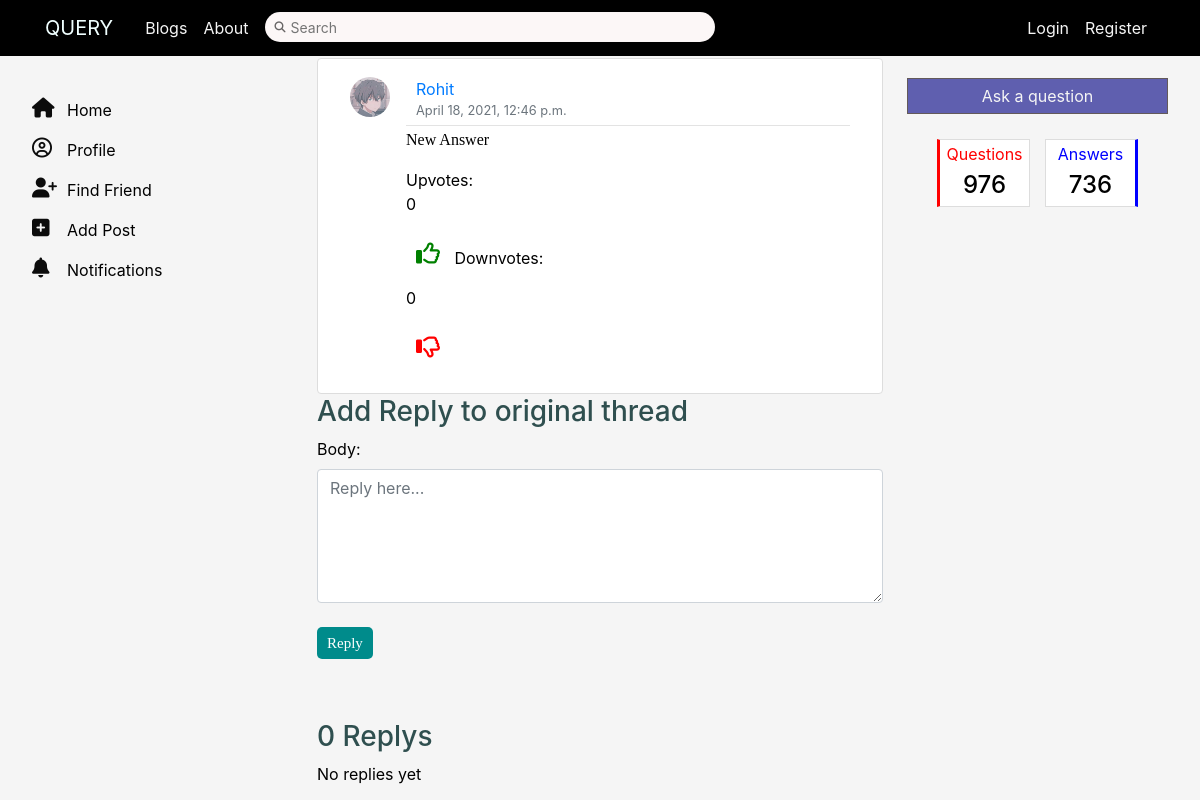
/Query/answer/2/, run on the app's committed database.
### quesans/models.py (models this page shows, shortened)
class Answer(models.Model):
    user = models.ForeignKey(User, on_delete=models.CASCADE)
    question = models.ForeignKey(Question, on_delete=models.CASCADE)
    answer_text = models.TextField()
    date = models.DateTimeField(auto_now=True)
    is_anonymous = models.BooleanField(default=False)
    upvote = models.ManyToManyField(User,related_name = 'upvote')
    downvote = models.ManyToManyField(User,related_name = 'downvote')
    image = models.ImageField(null=True,blank=True,upload_to ='ans_images/')

### users/models.py (models this page shows, shortened)
class Profile(models.Model):
    user = models.OneToOneField(User, on_delete=models.CASCADE)
    image = models.ImageField(default='default.jpg', upload_to='profile_pics')
    bio = models.TextField(default="No Bio")
    city = models.CharField(default="Jaipur", max_length=100)
    state = models.CharField(default="Rajasthan", max_length=100)
    programme = models.CharField(default='B.Tech', max_length=15)
    branch = models.CharField(default='CSE', max_length=15)
    face = models.ImageField(blank=True, upload_to='faces')
    face_encode = encrypt(models.TextField(blank=True))
    two_factor = models.BooleanField(default=False)
    following = models.ManyToManyField(
        User, related_name='following')
    follow_request = models.ManyToManyField(
        User, related_name='requests')

### quesans/views.py (the view)
# urls.py: path('answer/<int:pk>/',views.AnswerDetail,name='ans-detail'),
def AnswerDetail(request, pk):
    answer = get_object_or_404(Answer, id=pk)
    replies = answer.replies.filter(active=True)
    new_reply = None
    if request.method == 'POST':
        reply_form = forms.PostReply(data=request.POST)
        if reply_form.is_valid():
            new_reply = reply_form.save(commit=False)
            new_reply.answer = answer
            new_reply.user = request.user
            new_reply.save()
            return HttpResponseRedirect(reverse('quesans:ans-detail', args=[str(pk)])+'#'+str(new_reply.id))
    else:
        reply_form = forms.PostReply()
    return render(request, 'quesans/answer_detail.html', {'answer': answer, 'replies': replies, 'reply_form': reply_form})

### quesans/forms.py
class PostReply(forms.ModelForm):
    class Meta:
        model = models.Reply
        fields = ['body']
    def __init__(self, *args, **kwargs):
        super(PostReply, self).__init__(*args, **kwargs)
        self.fields['body'].widget.attrs = {'placeholder': 'Reply here...', 'class':'form-control', 'rows':'5'}

### quesans/templates/quesans/answer_detail.html (shortened to what this page needs)
{% extends 'quesans/base_layout.html' %}
{% block content %}
<article class="media content-section" style="margin-top:20px, margin-bottom:50px">
  <img class="rounded-circle article-img" src="{{answer.user.profile.image.url }}" width='50' height='50' >
  <div class="media-body">
    <div class="article-metadata">
      {% if answer.is_anonymous %}
      <small class="text-muted">Anonymous</small>
      {% else %}
      <a class="mr-3" href="{% url 'profile-page' answer.user.id %}">{{answer.user.username}}</a>
      {% endif %}
      <small class="text-muted">{{answer.date}}</small>
    </div>
    <p class="article-content">{{answer.answer_text}}</p>
    Upvotes: <p class="upvote-count{{ answer.id }}">{{answer.upvote.count}}</p>
    <form action="{% url 'quesans:upvote-ans' answer.question.slug %}" method="POST" style="display: inline-block;" class="upvote-form" id="{{ answer.id }}">
        <button type="submit" class="btn mt-1 upvote-btn{{ answer.id }}" name="answer_id" value="{{ answer.id }}" style="background-color: transparent;">
        {% if answer in ulst %}
        <i class='fas fa-thumbs-up' style='font-size:24px;color:green'></i>
        {% else %}
        <i class='far fa-thumbs-up' style='font-size:24px;color:green'></i>
        {% endif %}
        </button>
    </form>
    Downvotes: <p class="downvote-count{{answer.id}}">{{answer.downvote.count}}</p>
    <form class="downvote-form" action="{% url 'quesans:downvote-ans' answer.question.slug %}" method="POST" style="display: inline-block;" id="{{answer.id}}">
        <button type="submit" class="btn mt-1 downvote-btn{{answer.id}}" name="answer_id" value="{{ answer.id }}" style="background-color: transparent;">
        {% if answer in dlst %}
        <i class='fas fa-thumbs-down' style='font-size:24px;color:red'></i>
        {% else %}
        <i class='far fa-thumbs-down' style='font-size:24px;color:red'></i>
        {% endif %}
        </button>
    </form>
  </div>
</article>
<h3>Add Reply to original thread</h3>
        <form method="post" action="">
            {{ reply_form.as_p }}
            <button type="submit" name ='reply-done' class="btn btn-primary">Reply</button>
        </form>
        {% with replies.count as total_replies %}
            <h3 class="mt-5">
                {{ total_replies }} Reply{{ total_replies|pluralize }}
            </h3>
        {% endwith %}
        {% if not answer.replies.all %}
            No replies yet
        {% else %}
            {% for reply in answer.get_replies %}
                {% include 'quesans/reply.html' with reply=reply %}
            {% endfor %}
        {% endif %}
{% endblock %}

### quesans/static/quesans/styles.css (style rules this page uses)
body { background: whitesmoke; color: black; margin-top: 3rem; }
h1,h2,h3,h4 { color:darkslategray }
.content-section { background: white; padding: 0.8rem 2rem; border: 1px solid #dddddd; border-radius: 4px; margin-top:20px; margin-bottom: 5px; }
.text-muted { color:lightseagreen; }
.article-img { border-style:hidden; height:5rem; width:5rem; margin-right:1rem; }
.article-content { white-space: pre-line; font-size:medium; font-family:'Lucida Handwriting',cursive; }
.article-metadata { padding-bottom: 5px; padding:5px 10px; margin-bottom:2px; border-bottom: 1px solid #e3e3e3; display: grid; flex-direction: row; align-items: center; }
.btn { background-color:darkcyan; border:darkgray; border-style:hidden; border-radius:5px; padding:5px 10px; padding-bottom:5px; text-decoration:none; font-size:15px; font-style:normal; font-family: 'Times New Roman', sans-serif; text-align:center; color:white; display:inline-block; margin-top:0.5rem; margin-bottom:0.8rem; }

### quesans/templates/quesans/base_layout.html (style rules this page uses)
.content-section { margin-top: 0; margin-bottom: 1px; }
.article-img { height: 2.5rem; width: 2.5rem; margin-top: 0.3rem; }

### data on the page
Answer: user.profile.image (picture), user.username "Rohit", date "April 18, 2021, 12:46 p.m.", answer_text "New Answer", upvote.count "0", downvote.count "0"

### other printed values
{{ total_replies }} "0"
